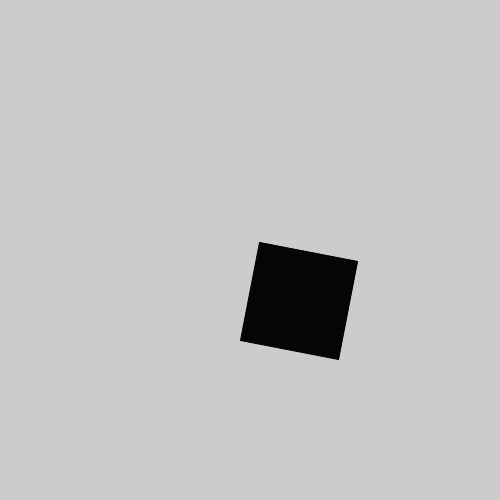
Frame 1 (no input)
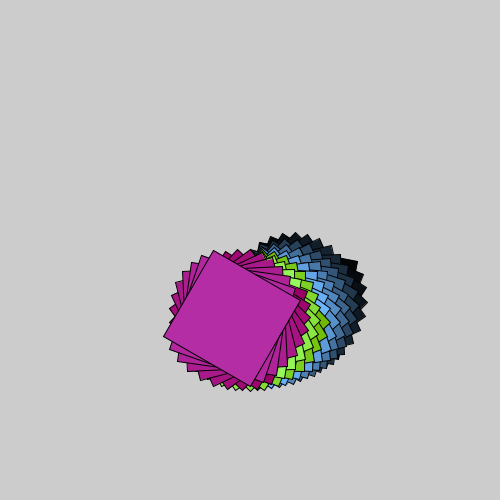
Frame 60 (the mouse pressed at the canvas centre just before this capture)
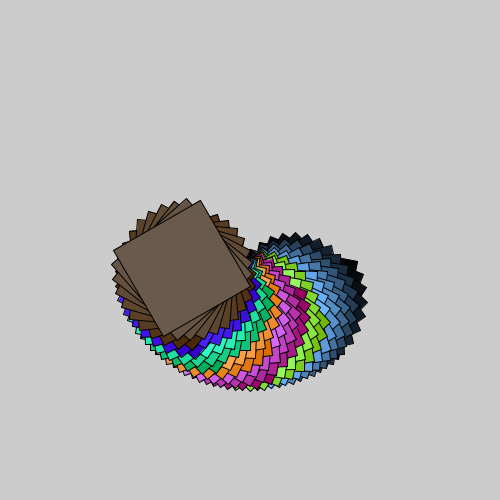
Frame 120 (the mouse held since frame 60 and released just before this capture)

The Processing sketch that drew these frames (run headless with seeded random() and noise(); from frame 60 on, the mouse is pressed at the canvas centre):

// Processing sketch: e48rotazione_rivoluzione_colori
// ── e48rotazione_rivoluzione_colori.pde
void setup(){
  size(500,500);
 
  rectMode(CENTER);
  
}

void draw(){
  translate(width/2,height/2);
  rotate(radians(frameCount%360));
  
  translate(50,50);
  rotate(radians(frameCount*10%360));
  
  fill(frameCount * 3 % 255, frameCount * 5 % 255,
      frameCount * 7 % 255);
  rect(0,0,100,100);
 
  
}
